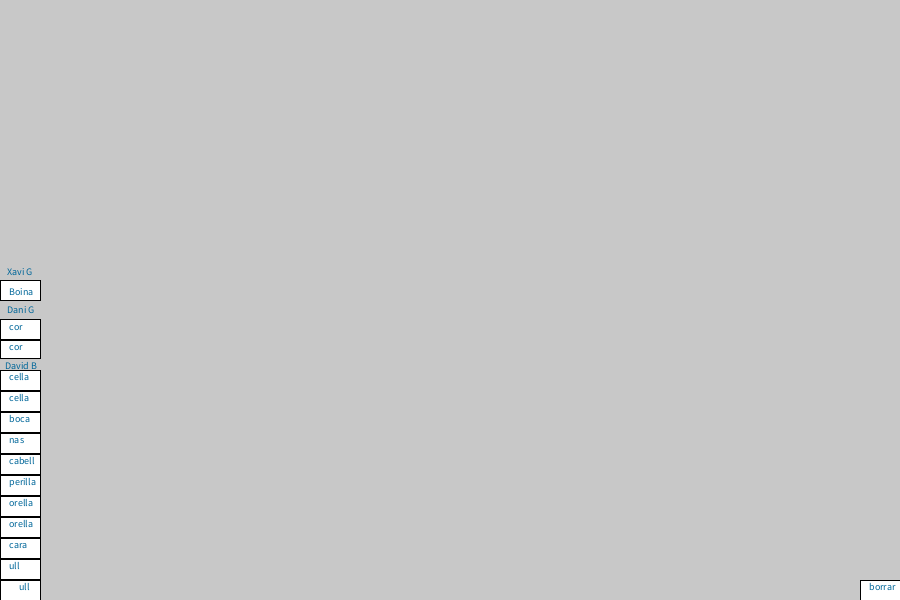
Frame 1 (no input)
Frame 60 (the mouse pressed at the canvas centre just before this capture): identical to frame 1, image omitted
Frame 120 (the mouse held since frame 60 and released just before this capture): identical to frame 1, image omitted

The Processing sketch that drew this single still picture (run headless with seeded random() and noise(); from frame 60 on, the mouse is pressed at the canvas centre):

// Processing sketch: processing_120183
// ── processing_120183.pde

//Advertència! si el centre de dos elements s'aproximen massa passen a tindre el mateix centre i a moures com un sol element i 
//no poden ser separats, s'ha de clicar a borrar per a poder tornar a utilitzar-los per separat.

int ullesquerraxf = 500;
int ullesquerrayf = 300;
int ulldretxf = 650;
int ulldretyf = 300;
int caraxf = 600;
int carayf = 300;
int orelladretaxf = 800;
int orelladretayf = 300;
int orellaesquerraxf = 350;
int orellaesquerrayf = 300;
int perillaxf = 350;
int perillayf = 500;
int cabellxf = 600;
int cabellyf =200;
int cellaesquerraxf = 200;
int cellaesquerrayf =200;
int celladretaxf =400;
int celladretayf =200;
int nasxf = 800;
int nasyf = 500;
int bocaxf = 800;
int bocayf = 100;
int coresquerraxf = 100;
int coresquerrayf = 100;
int cordretxf = 100;
int cordretyf = 200;
int boinax = 150;
int boinay = 100;


boolean ullesquerrab = false;
boolean ulldretb = false;
boolean carab = false;
boolean orelladretab = false;
boolean orellaesquerrab = false;
boolean perilla = false;
boolean cabell = false;
boolean celladreta = false;
boolean cellaesquerra = false;
boolean nas = false;
boolean boca = false;
boolean coresquerra = false;
boolean cordret = false;
boolean boina = false;


void setup(){
  size(900,600);

}
void draw(){
  background(200);
  stroke(#000000);
  fill(#FFFFFF);
  //Menú
  rect(0,580,40,20);
  rect(0,559,40,20);
  rect(0,538,40,20);
  rect(0,517,40,20);
  rect(0,496,40,20);
  rect(0,475,40,20);
  rect(0,454,40,20);
  rect(0,433,40,20);
  rect(0,412,40,20);
  rect(0,391,40,20);
  rect(0,370,40,20);
  rect(0,340,40,18);
  rect(0,319,40,20); 
  rect(0,280,40,20);   
  
  rect(860,580,40,20);
  textSize(10);
  fill(0, 102, 153);
  text("borrar", 869, 590); 
  text("ull", 19,590); 
  text("ull", 9, 569); 
  text("cara", 9, 548); 
  text("orella", 9, 527); 
  text("orella", 9, 506); 
  text("perilla",9, 485); 
  text("cabell",9, 464); 
  text("nas", 9, 443); 
  text("boca", 9, 422); 
  text("cella", 9, 401);
  text("cella", 9, 380);
  text("David B", 5, 369);
  text("cor", 9, 350);
  text("cor", 9, 330);
  text("Dani G", 7, 313);
  text("Boina",9,295);
  text("Xavi G",7,275); 
  


  //clear - boto d'esborrar-ho tot
  if(mousePressed == true && mouseX>=860&&mouseX<=900&&mouseY>=580&&mouseY<=600){
     ullesquerrab = false;
     ulldretb = false;
     carab = false;
     orelladretab = false;
     orellaesquerrab = false;
     perilla = false;
     cabell = false;
     celladreta = false;
     cellaesquerra = false;
     nas = false;
     boca = false;
     coresquerra = false;
     cordret = false;
     boina = false;
     ullesquerraxf = 500;
      ullesquerrayf = 300;
      ulldretxf = 650;
      ulldretyf = 300;
      caraxf = 600;
      carayf = 300;
      orelladretaxf = 800;
      orelladretayf = 300;
      orellaesquerraxf = 350;
      orellaesquerrayf = 300;
      perillaxf = 350;
      perillayf = 500;
      cabellxf = 600;
      cabellyf =200;
      cellaesquerraxf = 200;
      cellaesquerrayf =200;
      celladretaxf =400;
      celladretayf =200;
      nasxf = 800;
      nasyf = 500;
      bocaxf = 800;
      bocayf = 100;
      coresquerraxf = 100;
      coresquerrayf = 100;
      cordretxf = 100;
      cordretyf = 200;
      boinax = 150;
      boinay = 100;
  }
  
  
  //Orella esquerra
  //click sobre el requadre del menú corresponent a l'orella
   if(mousePressed == true && mouseX>=0&&mouseX<=40&&mouseY>=517&&mouseY<=537){
    orellaesquerrab = true;
  }
  //si has clickat en el nas al menú, es dibuixarà l'orella, i si pulses sobre aquest, en un rang determinat, pots moure-la
  if (orellaesquerrab == true){ 
    fill (#FCD0B4);
    ellipse(orellaesquerraxf,orellaesquerrayf,20,90);
    fill(#000000);    
    ellipse(orellaesquerraxf,orellaesquerrayf,5,20);
  if(mousePressed == true&&mouseX>orellaesquerraxf-30&&mouseX<orellaesquerraxf+30&&mouseY>orellaesquerrayf-30&&mouseY<orellaesquerrayf+30){
    orellaesquerraxf=mouseX;
    orellaesquerrayf=mouseY;
  } 
  }
  
  
  //Orella dreta
     if(mousePressed == true && mouseX>=0&&mouseX<=40&&mouseY>=496&&mouseY<=516){
    orelladretab = true;
  }
  if (orelladretab == true){ 
    fill (#FCD0B4);
    ellipse(orelladretaxf,orelladretayf,20,90);
    fill(#000000);    
    ellipse(orelladretaxf,orelladretayf,5,20);
  if(mousePressed == true&&mouseX>orelladretaxf-30&&mouseX<orelladretaxf+30&&mouseY>orelladretayf-30&&mouseY<orelladretayf+30){
    orelladretaxf=mouseX;
    orelladretayf=mouseY;
  } 
  }


//cara
   if(mousePressed == true && mouseX>=0&&mouseX<=40&&mouseY>=538&&mouseY<=558){
    carab = true;
  }
  if (carab == true){ 
      //cara
  fill (#FCD0B4);
  ellipse (caraxf,carayf, 350, 500);
  if(mousePressed == true&&mouseX>caraxf-30&&mouseX<caraxf+30&&mouseY>carayf-30&&mouseY<carayf+30){
    caraxf=mouseX;
    carayf=mouseY;
  } 
  }
 
 
 
 
 
 //Ull esquerra
  if(mousePressed == true && mouseX>=0&&mouseX<=40&&mouseY>=580&&mouseY<=600){
    ullesquerrab = true;
  }
  if (ullesquerrab == true){ 
    //ulls
      fill(#FFFFFF);
      stroke(#000000);
      ellipse(ullesquerraxf,ullesquerrayf,70,60);
      fill(#0070B8);
      ellipse(ullesquerraxf,ullesquerrayf,35,30);
      fill(#000000);
      ellipse(ullesquerraxf,ullesquerrayf,23,18);
  if(mousePressed == true&&mouseX>ullesquerraxf-30&&mouseX<ullesquerraxf+30&&mouseY>ullesquerrayf-30&&mouseY<ullesquerrayf+30){
    ullesquerraxf=mouseX;
    ullesquerrayf=mouseY;
  } 
    
  }
  
  //Ull dret
   if(mousePressed == true && mouseX>=0&&mouseX<=40&&mouseY>=559&&mouseY<=579){
    ulldretb = true;
  }
  if (ulldretb == true){ 
    //ulls
      fill(#FFFFFF);
      stroke(#000000);
      ellipse(ulldretxf,ulldretyf,70,60);
      fill(#0070B8);
      ellipse(ulldretxf,ulldretyf,35,30);
      fill(#000000);
      ellipse(ulldretxf,ulldretyf,23,18);
  if(mousePressed == true&&mouseX>ulldretxf-30&&mouseX<ulldretxf+30&&mouseY>ulldretyf-30&&mouseY<ulldretyf+30){
    ulldretxf=mouseX;
    ulldretyf=mouseY;
  }
    
  }
  
  



//nas
  if(mousePressed == true && mouseX>=0&&mouseX<=40&&mouseY>=433&&mouseY<=453){
    nas = true;
  }
  if (nas == true){ 
  //nas
  stroke(#000000);
  line(nasxf-10,nasyf+(291-340),nasxf-15,nasyf+(334-340));
  line(nasxf+10,nasyf+(291-340),nasxf+15,nasyf+(334-340));
 noFill();
  arc(nasxf, nasyf, 60, 60,PI-0.50,PI+QUARTER_PI);
  arc(nasxf, nasyf, 60, 60,TWO_PI-0.75,TWO_PI+0.45);
  arc(nasxf, nasyf+3, 40, 30,TWO_PI,TWO_PI+PI);
  if(mousePressed == true&&mouseX>nasxf-30&&mouseX<nasxf+30&&mouseY>nasyf-30&&mouseY<nasyf+30){
    nasxf=mouseX;
    nasyf=mouseY;
  }
    
  }





//Boca
     if(mousePressed == true && mouseX>=0&&mouseX<=40&&mouseY>=412&&mouseY<=432){
    boca = true;
  }
  if (boca == true){
   //boca
    fill(#FFFFFF);
    arc(bocaxf, bocayf, 130, 80, 0, PI, OPEN);
    line(bocaxf+(235-300),bocayf+(419-420),bocaxf+(365-300),bocayf+(419-420));
  if(mousePressed == true&&mouseX>bocaxf-30&&mouseX<bocaxf+30&&mouseY>bocayf-30&&mouseY<bocayf+30){
    bocaxf=mouseX;
    bocayf=mouseY;
  }
  

    
  }

  
  
  
  //perilla
     if(mousePressed == true && mouseX>=0&&mouseX<=40&&mouseY>=475&&mouseY<=495){
    perilla = true;
  }
  if (perilla == true){
   fill(#480C0C);
  stroke(#480C0C); 
    //Perilla esquerra
  triangle(perillaxf-39,perillayf-48,perillaxf-69,perillayf+1,perillaxf-35,perillayf+18);
  triangle(perillaxf-39,perillayf-48,perillaxf-35,perillayf+18,perillaxf,perillayf-20);
  //perilla dreta
  triangle(perillaxf+39,perillayf-48,perillaxf+69,perillayf+1,perillaxf+35,perillayf+18); 
  triangle(perillaxf+39,perillayf-48,perillaxf+35,perillayf+18,perillaxf,perillayf-20);
  //Perilla centre
  triangle(perillaxf,perillayf-20,perillaxf+35,perillayf+18,perillaxf-35,perillayf+18);
  triangle(perillaxf,perillayf+25,perillaxf+35,perillayf+18,perillaxf-35,perillayf+18);
  if(mousePressed == true&&mouseX>perillaxf-30&&mouseX<perillaxf+30&&mouseY>perillayf-30&&mouseY<perillayf+30){
    perillaxf=mouseX;
    perillayf=mouseY;
  }
    
  }
  
  
  
  
  //cabell
       if(mousePressed == true && mouseX>=0&&mouseX<=40&&mouseY>=454&&mouseY<=474){
    cabell = true;
  }
  if (cabell == true){
    fill(#480C0C);
  stroke(#480C0C);
    //Part esquerra
  triangle(cabellxf+(143-300),cabellyf+(188-91),cabellxf+(164-300),cabellyf+(143-91),cabellxf+(182-300),cabellyf+(161-91));
  triangle(cabellxf+(164-300),cabellyf+(143-91),cabellxf+(182-300),cabellyf+(161-91),cabellxf+(198-300),cabellyf+(97-91));
  triangle(cabellxf+(182-300),cabellyf+(161-91),cabellxf+(236-300),cabellyf+(138-91),cabellxf,cabellyf);
  triangle(cabellxf+(182-300),cabellyf+(161-91),cabellxf+(198-300),cabellyf+(97-91),  cabellxf,cabellyf);
  triangle(cabellxf+(198-300),cabellyf+(97-91),  cabellxf,cabellyf,  cabellxf+(227-300),cabellyf+(73-91));
  triangle(cabellxf,cabellyf,  cabellxf,cabellyf+(129-91),  cabellxf+(236-300),cabellyf+(138-91));
  triangle(cabellxf+(262-300),cabellyf+(56-91),cabellxf+(227-300),cabellyf+(73-91),  cabellxf,cabellyf);
  triangle(cabellxf,cabellyf+(50-91),cabellxf,cabellyf,cabellxf+(262-300),cabellyf+(56-91));
  //part dreta
  triangle(cabellxf,cabellyf+(50-91),cabellxf,cabellyf,  cabellxf+(338-300),cabellyf+(56-91));
  triangle(cabellxf+(338-300),cabellyf+(56-91),cabellxf+(373-300),cabellyf+(73-91),  cabellxf,cabellyf); 
  triangle(cabellxf,cabellyf,  cabellxf,cabellyf+(129-91),  cabellxf+(364-300),cabellyf+(138-91));
  triangle(cabellxf+(402-300),cabellyf+(97-91),  cabellxf,cabellyf,  cabellxf+(373-300),cabellyf+(73-91)); 
  triangle(cabellxf+(418-300),cabellyf+(161-91),cabellxf+(402-300),cabellyf+(97-91),  cabellxf,cabellyf);
  triangle(cabellxf+(418-300),cabellyf+(161-91),cabellxf+(364-300),cabellyf+(138-91),  cabellxf,cabellyf);
  triangle(cabellxf+(436-300),cabellyf+(143-91),  cabellxf+(418-300),cabellyf+(161-91),  cabellxf+(402-300),cabellyf+(97-91));
  triangle(cabellxf+(457-300),cabellyf+(188-91),  cabellxf+(436-300),cabellyf+(143-91),  cabellxf+(418-300),cabellyf+(161-91));
  if(mousePressed == true&&mouseX>cabellxf-30&&mouseX<cabellxf+30&&mouseY>cabellyf-30&&mouseY<cabellyf+30){
    cabellxf=mouseX;
    cabellyf=mouseY;
  }
    
  }







//cella esquerra
       if(mousePressed == true && mouseX>=0&&mouseX<=40&&mouseY>=391&&mouseY<=411){
    cellaesquerra = true;
  }
  if (cellaesquerra == true){
        fill(#480C0C);
  stroke(#480C0C);
  //Cella esquerra (de esquerra a dreta)
  triangle(cellaesquerraxf+(187-217),cellaesquerrayf+(205-210),cellaesquerraxf+(205-217),cellaesquerrayf+(218-210),cellaesquerraxf+(161-217),cellaesquerrayf+(238-210));
  triangle(cellaesquerraxf+(187-217),cellaesquerrayf+(205-210),cellaesquerraxf+(205-217),cellaesquerrayf+(218-210),cellaesquerraxf+(234-217),cellaesquerrayf+(205-210));
  triangle(cellaesquerraxf+(205-217),cellaesquerrayf+(218-210),cellaesquerraxf+(234-217),cellaesquerrayf+(205-210),cellaesquerraxf+(254-217),cellaesquerrayf+(212-210));
  triangle(cellaesquerraxf+(230-217),cellaesquerrayf+(215-210),cellaesquerraxf+(254-217),cellaesquerrayf+(212-210),cellaesquerraxf+(260-217),cellaesquerrayf+(223-210));
  if(mousePressed == true&&mouseX>cellaesquerraxf-30&&mouseX<cellaesquerraxf+30&&mouseY>cellaesquerrayf-20&&mouseY<cellaesquerrayf+20){
    cellaesquerraxf=mouseX;
    cellaesquerrayf=mouseY;
  }
    
  }

//cella dreta
       if(mousePressed == true && mouseX>=0&&mouseX<=40&&mouseY>=370&&mouseY<=390){
    celladreta = true;
  }
  if (celladreta == true){
        fill(#480C0C);
  stroke(#480C0C);
  //cella dreta (de dreta a esquerra
  triangle(celladretaxf+(340-380),celladretayf+(223-211),celladretaxf+(346-380),celladretayf+(212-211),celladretaxf+(370-380),celladretayf+(215-211));
  triangle(celladretaxf+(346-380),celladretayf+(212-211),celladretaxf+(366-380),celladretayf+(205-211),celladretaxf+(397-380),celladretayf+(218-211));
  triangle(celladretaxf+(413-380),celladretayf+(205-211),celladretaxf+(397-380),celladretayf+(218-211),celladretaxf+(366-380),celladretayf+(205-211));
  triangle(celladretaxf+(397-380),celladretayf+(218-211),celladretaxf+(413-380),celladretayf+(205-211),celladretaxf+(439-380),celladretayf+(238-211));
  
  if(mousePressed == true&&mouseX>celladretaxf-30&&mouseX<celladretaxf+30&&mouseY>celladretayf-20&&mouseY<celladretayf+20){
    celladretaxf=mouseX;
    celladretayf=mouseY;
  }
    
  }
  
  
  
  
  //boina - Xavi Garcia
   if(mousePressed == true && mouseX>=0&&mouseX<=40&&mouseY>=280&&mouseY<=299){
    boina = true;
  }
  //si has clickat en el nas al menú, es dibuixarà l'orella, i si pulses sobre aquest, en un rang determinat, pots moure-la
  if (boina == true){ 
  fill (0,0,0);
  stroke (0,0,0);
  ellipse (boinax,boinay+(100-81),405,135);
  fill(255,0,0);
  stroke (255,0,0);
  rect (boinax+(295-300),boinay+(65-81),10,35);
  if(mousePressed == true&&mouseX>boinax-30&&mouseX<boinax+30&&mouseY>boinay-30&&mouseY<boinay+30){
    boinax=mouseX;
    boinay=mouseY;
  } 
  }
  
  //cor esquerra - Dani Gonzalez
   if(mousePressed == true && mouseX>=0&&mouseX<=40&&mouseY>=340&&mouseY<=359){
    coresquerra = true;
  }
  if (coresquerra == true){ 
    noStroke();
  fill(0); 
  rect(coresquerraxf+(100-135),coresquerrayf+(90-105),70,20);
  rect(coresquerraxf+(110-135),coresquerrayf+(80-105),20,40);
  rect(coresquerraxf+(140-135),coresquerrayf+(80-105),20,40);
  rect(coresquerraxf+(120-135),coresquerrayf+(120-105),30,10);
  fill(#FF0000);
  rect(coresquerraxf+(110-135),coresquerrayf+(90-105),20,20);
  rect(coresquerraxf+(140-135),coresquerrayf+(90-105),20,20);
  rect(coresquerraxf+(120-135),coresquerrayf+(100-105),30,20);
  rect(coresquerraxf+(130-135),coresquerrayf+(120-105),10,20);
  fill(0);
   rect(coresquerraxf+(130-135),coresquerrayf+(130-105),10,10);
  if(mousePressed == true&&mouseX>coresquerraxf-30&&mouseX<coresquerraxf+30&&mouseY>coresquerrayf-30&&mouseY<coresquerrayf+30){
    coresquerraxf=mouseX;
    coresquerrayf=mouseY;
  } 
  }
 
 
     //cor dret - Dani Gonzalez
   if(mousePressed == true && mouseX>=0&&mouseX<=40&&mouseY>=320&&mouseY<=339){
    cordret = true;
  }
  if (cordret == true){ 
    noStroke();
  fill(0); 
  rect(cordretxf+(100-135),cordretyf+(90-105),70,20);
  rect(cordretxf+(110-135),cordretyf+(80-105),20,40);
  rect(cordretxf+(140-135),cordretyf+(80-105),20,40);
  rect(cordretxf+(120-135),cordretyf+(120-105),30,10);
  fill(#FF0000);
  rect(cordretxf+(110-135),cordretyf+(90-105),20,20);
  rect(cordretxf+(140-135),cordretyf+(90-105),20,20);
  rect(cordretxf+(120-135),cordretyf+(100-105),30,20);
  rect(cordretxf+(130-135),cordretyf+(120-105),10,20);
  fill(0);
  rect(cordretxf+(130-135),cordretyf+(130-105),10,10);
  if(mousePressed == true&&mouseX>cordretxf-30&&mouseX<cordretxf+30&&mouseY>cordretyf-30&&mouseY<cordretyf+30){
    cordretxf=mouseX;
    cordretyf=mouseY;
  } 
  }

}
